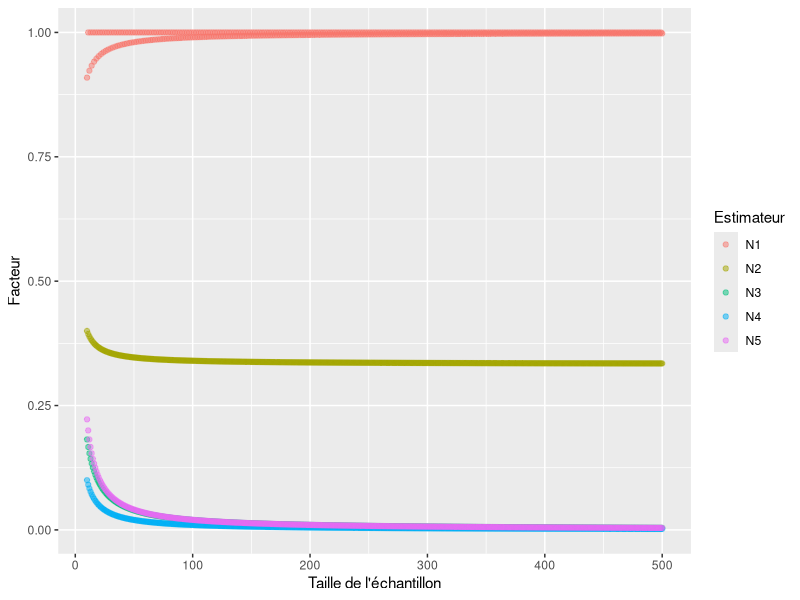
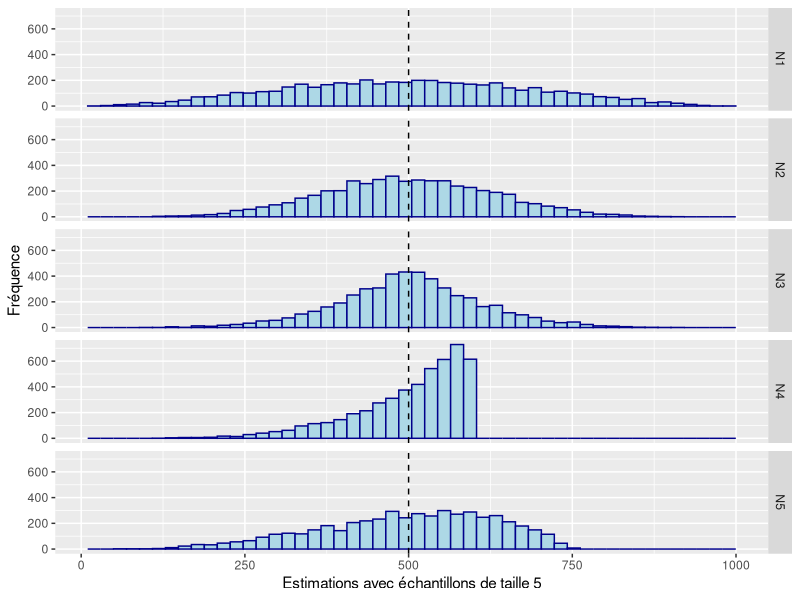
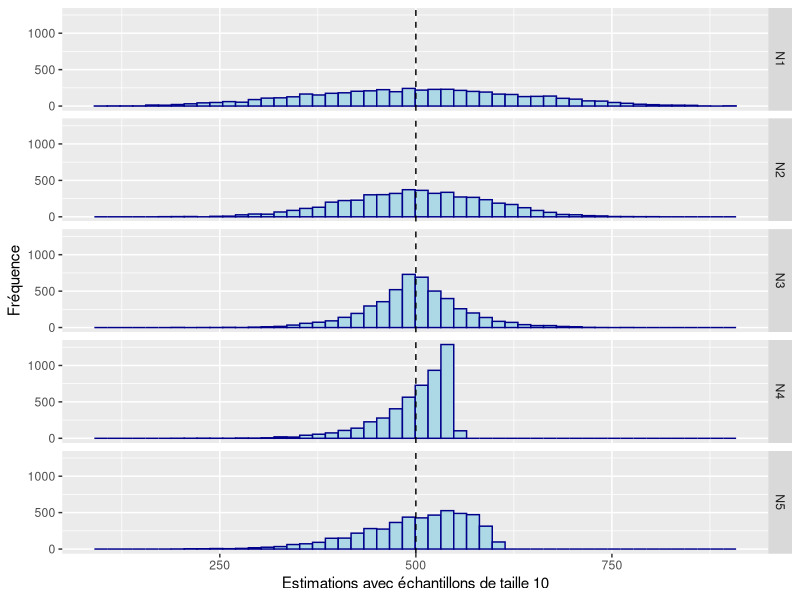
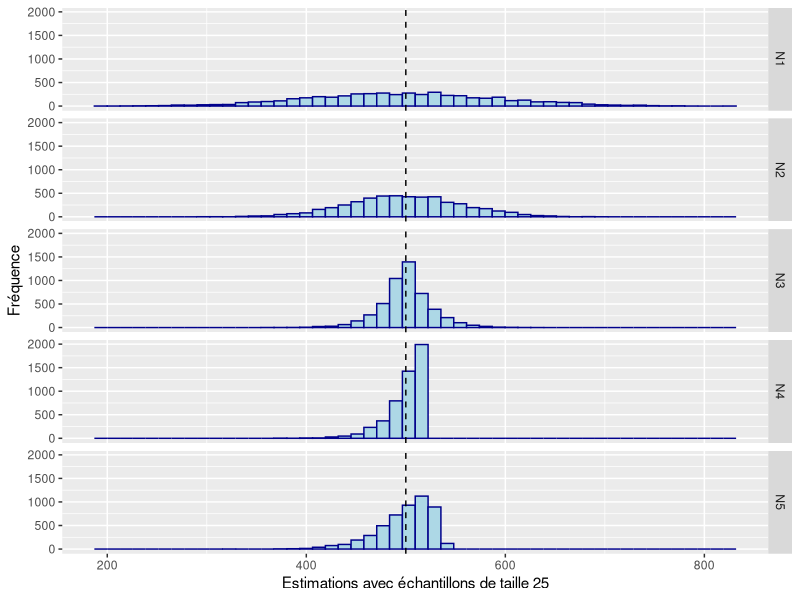
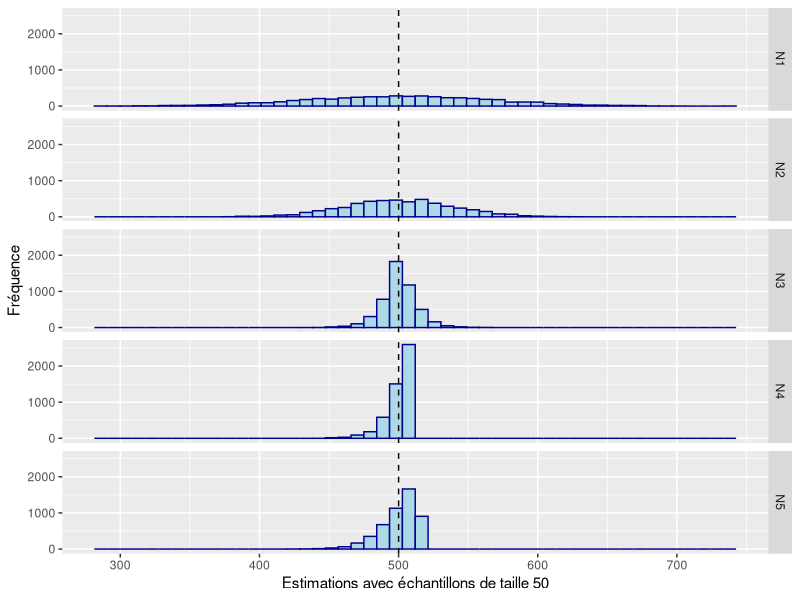
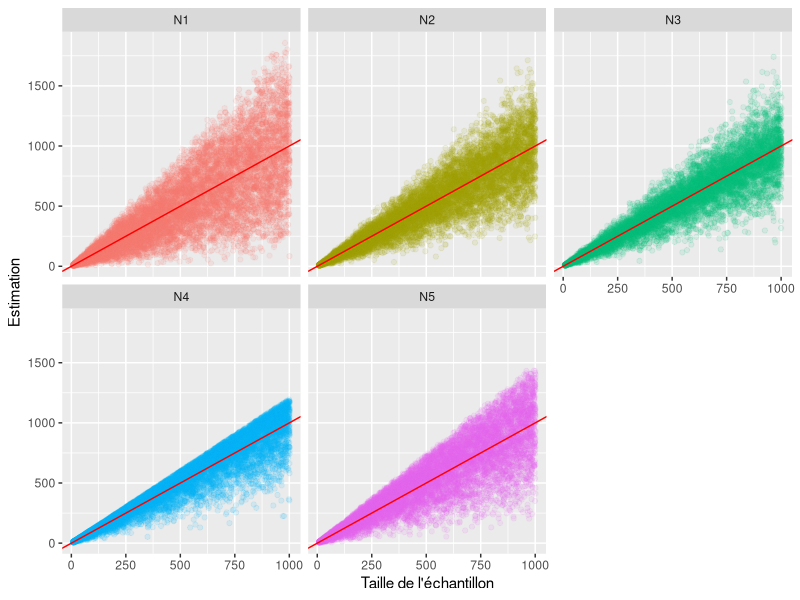
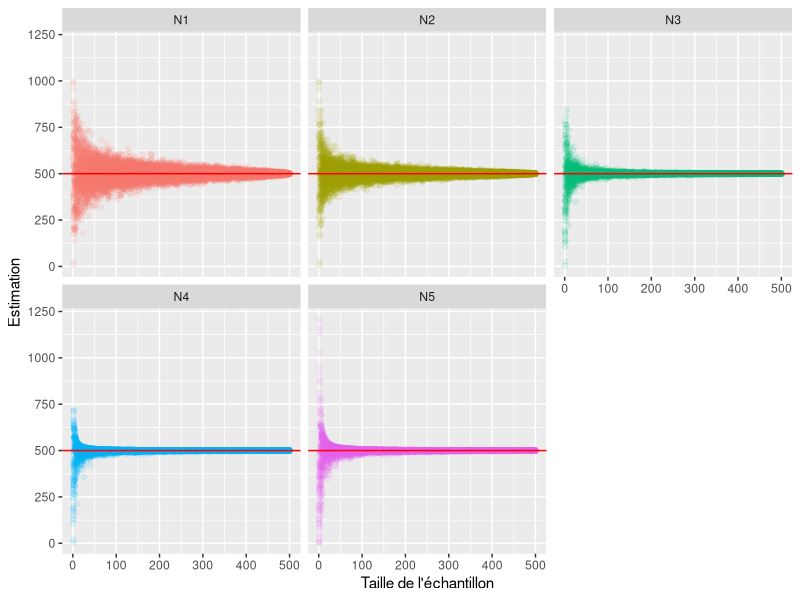

Source code (R) for these figures, in order:
## ---- chunk 1
knitr::opts_chunk$set(cache = TRUE)

## Pour obtenir les mêmes résultats malgré l'échantillonnage aléatoire
set.seed(39894095)

## La librairie utilisée
## Pour l'installer, décommenter la ligne suivante:
## install.packages("tidyverse")
library(tidyverse)

## Définition des fonctions pour le calcul des mesures sur les numéros de série.

## Estimateur N1
N1 <- function(ech){
  return(round(2*median(ech)-1))
}

## Estimateur N2
N2 <- function(ech){
  return(round(2*mean(ech)-1))
}

## Estimateur N3
N3 <- function(ech){
  if (length(ech) == 1) return(ech)
  else return(round(max(ech)+min(ech)-1))
}

## Estimateur N4
N4 <- function(ech){
  if (length(ech) == 1) return(ech)
  else{
    n <- length(unique(ech))
    return(round((n+1)/n*max(ech)-1))
  }
}

## Estimateur N5
N5 <- function(ech){
  if (length(ech) == 1) return(ech)
  else{
    n <- length(unique(ech))
    return(round((max(ech)-min(ech))*(n+1)/(n-1)-1))
  }
}
## ---- chunk 2
n <- 500

var_mediane <- function(x){
  if (x %% 2 == 0) {return(x/(x+1))}
  else {return(1)}
}

data <- tibble(
  id = 10:n,
  N1 = map_dbl(id, ~var_mediane(.x)),
  N2 = map_dbl(id, ~(.x+2)/(3*.x)),
  N3 = map_dbl(id, ~2/(.x+1)),
  N4 = map_dbl(id, ~1/.x),
  N5 = map_dbl(id, ~2/(.x-1))
)

data <- data %>% 
  gather(key = Estimateur, value = Facteur, -id)

ggplot(data, aes(x=id, y=Facteur, color=Estimateur))+
  geom_point(alpha=0.5) +
  labs(
    x = "Taille de l'échantillon"
  )
## ---- chunk 3
pop <- c(1:500)
## ---- chunk 4
ech <- sample(pop, 5, replace = FALSE)
ech
## ---- chunk 5
N1(ech)
N2(ech)
N3(ech)
N4(ech)
N5(ech)
## ---- chunk 6
N <- 500
n <- 5
iter <- 5000
pop <- c(1:N)

ech5 <- tibble(id = map(1:iter, ~sample(pop, n, replace = FALSE)))
ech5 <- ech5 %>%
  mutate(N1 = map_dbl(id, N1),
         N2 = map_dbl(id, N2),
         N3 = map_dbl(id, N3),
         N4 = map_dbl(id, N4),
         N5 = map_dbl(id, N5)) %>%
  gather(estimateur, valeur, N1, N2, N3, N4, N5)

n <- 10
ech10 <- tibble(id = map(1:iter, ~sample(pop, n, replace = FALSE)))
ech10 <- ech10 %>%
  mutate(N1 = map_dbl(id, N1),
         N2 = map_dbl(id, N2),
         N3 = map_dbl(id, N3),
         N4 = map_dbl(id, N4),
         N5 = map_dbl(id, N5)) %>%
  gather(estimateur, valeur, N1, N2, N3, N4, N5)

n <- 25
ech25 <- tibble(id = map(1:iter, ~sample(pop, n, replace = FALSE)))
ech25 <- ech25 %>%
  mutate(N1 = map_dbl(id, N1),
         N2 = map_dbl(id, N2),
         N3 = map_dbl(id, N3),
         N4 = map_dbl(id, N4),
         N5 = map_dbl(id, N5)) %>%
  gather(estimateur, valeur, N1, N2, N3, N4, N5)

n <- 50
ech50 <- tibble(id = map(1:iter, ~sample(pop, n, replace = FALSE)))
ech50 <- ech50 %>%
  mutate(N1 = map_dbl(id, N1),
         N2 = map_dbl(id, N2),
         N3 = map_dbl(id, N3),
         N4 = map_dbl(id, N4), 
         N5 = map_dbl(id, N5)) %>%
  gather(estimateur, valeur, N1, N2, N3, N4, N5)
## ---- chunk 7
graphe_ech5 <- ggplot(data = ech5, mapping = aes(x = valeur))+
  geom_histogram(bins = 50, fill = "lightblue", color = "darkblue")+
  facet_grid(estimateur ~ .)+
  geom_vline(xintercept=N,linetype=2,color="black")+
  labs(
    x = "Estimations avec échantillons de taille 5",
    y = "Fréquence"
  )

graphe_ech10 <- ggplot(data = ech10, mapping = aes(x = valeur))+
  geom_histogram(bins = 50, fill = "lightblue", color = "darkblue")+
  facet_grid(estimateur ~ .)+
  geom_vline(xintercept=N,linetype=2,color="black")+
  labs(
    x = "Estimations avec échantillons de taille 10",
    y = "Fréquence"
  )

graphe_ech25 <- ggplot(data = ech25, mapping = aes(x = valeur))+
  geom_histogram(bins = 50, fill = "lightblue", color = "darkblue")+
  facet_grid(estimateur ~ .)+
  geom_vline(xintercept=N,linetype=2,color="black")+
  labs(
    x = "Estimations avec échantillons de taille 25",
    y = "Fréquence"
  )

graphe_ech50 <- ggplot(data = ech50, mapping = aes(x = valeur))+
  geom_histogram(bins = 50, fill = "lightblue", color = "darkblue")+
  facet_grid(estimateur ~ .)+
  geom_vline(xintercept=N,linetype=2,color="black")+
  labs(
    x = "Estimations avec échantillons de taille 50",
    y = "Fréquence"
  )
## ---- chunk 8
graphe_ech5
graphe_ech10
graphe_ech25
graphe_ech50
## ---- chunk 9
ech1000 <- tibble(
  pop = rep(seq(10, 1000, 5), 50),
  id = map(pop, ~sample(.x, 5, replace = FALSE))
  )
ech1000 <- ech1000 %>%
  mutate(N1 = map_dbl(id, N1),
         N2 = map_dbl(id, N2),
         N3 = map_dbl(id, N3),
         N4 = map_dbl(id, N4), 
         N5 = map_dbl(id, N5)) %>%
  gather(estimateur, valeur, N1, N2, N3, N4, N5)

ggplot(data = ech1000, aes(x = pop, y = valeur, color=estimateur))+
  geom_jitter(alpha=0.1)+
  labs(
    x = "Taille de l'échantillon",
    y = "Estimation"
  )+
  geom_abline(intercept = 0, slope=1, color = "red") +
  facet_wrap(estimateur ~ .) + 
  theme(legend.position="none")
## ---- chunk 10
pop100 <- tibble(
  ech = rep(seq(1, 500, 1), 25),
  id = map(ech, ~sample(1:500, .x, replace = FALSE))
)
pop100 <- pop100 %>%
  mutate(N1 = map_dbl(id, N1),
         N2 = map_dbl(id, N2),
         N3 = map_dbl(id, N3),
         N4 = map_dbl(id, N4),
         N5 = map_dbl(id, N5)) %>%
  gather(estimateur, valeur, N1, N2, N3, N4, N5)

ggplot(data = pop100, aes(x = ech, y = valeur, color=estimateur))+
  geom_jitter(alpha=0.1)+
  labs(
    x = "Taille de l'échantillon",
    y = "Estimation"
  )+
  geom_abline(intercept = 500, slope=0, color = "red") +
  facet_wrap(estimateur ~ .) +
  theme(legend.position="none")
## ---- chunk 11
equip = c(83, 135, 274, 380, 668, 895, 955, 964, 1113, 
          1174, 1210, 1344, 1387, 1414, 1610, 1668, 1689, 
          1756, 1865, 1874, 1880, 1936, 2005, 2006, 2065, 
          2157, 2220, 2224, 2396, 2543, 2787)
data <- tibble(
  id = 1:length(equip),
  equip = equip
)
## ---- chunk 12
equip
